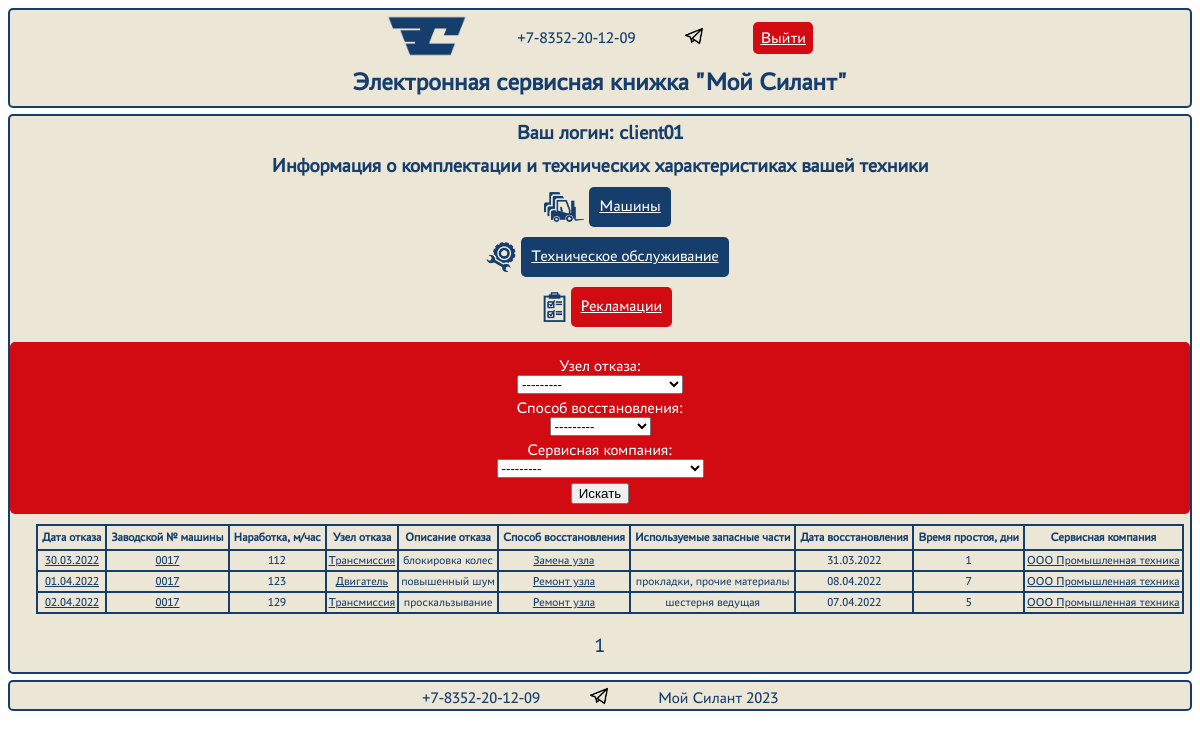
Screenshot of /silant/claims/ (signed in) with the database file from the repository.
### silant/models.py (models this page shows, shortened)
class Claim(models.Model):
    refusal_date = models.DateField(verbose_name='Дата отказа')
    operating_time = models.IntegerField(default=0, verbose_name='Наработка, м/час')
    refusal_node = models.ForeignKey(RefusalNode, on_delete=models.CASCADE, verbose_name='Узел отказа')
    refusal_description = models.TextField(max_length=1000, verbose_name='Описание отказа')
    recovery_method = models.ForeignKey(RecoveryMethod, on_delete=models.CASCADE, verbose_name='Способ восстановления')
    repair_parts = models.TextField(blank=True, max_length=1000, verbose_name='Используемые запасные части')
    recovery_date = models.DateField(verbose_name='Дата восстановления')
    downtime = models.IntegerField(default=0, verbose_name='Время простоя техники')  # вычисляется в save
    machine = models.ForeignKey(Machine, on_delete=models.CASCADE, verbose_name='Машина')
    service_company = models.ForeignKey(ServiceCompany, on_delete=models.CASCADE, verbose_name='Сервисная компания')
    def save(self, *args, **kwargs):
        self.downtime = (self.recovery_date - self.refusal_date).days   # время простоя техники в днях
        self.service_company = self.machine.service_company  # сервисная компания закреплена за каждой машиной
        super().save(*args, **kwargs)
    class Meta:
        verbose_name = 'Рекламация'
        verbose_name_plural = 'Рекламации'

class Machine(models.Model):
    number_machine = models.CharField(unique=True, max_length=255, verbose_name='Заводской номер машины')
    model_equipment = models.ForeignKey(Equipment, on_delete=models.CASCADE, verbose_name='Модель техники')
    model_engine = models.ForeignKey(Engine, on_delete=models.CASCADE, verbose_name='Модель двигателя')
    number_engine = models.CharField(max_length=255, verbose_name='Заводской номер двигателя')
    model_transmission = models.ForeignKey(Transmission, on_delete=models.CASCADE, verbose_name='Модель трансмиссии')
    number_transmission = models.CharField(max_length=255, verbose_name='Заводской номер трансмиссии')
    model_driving_axle = models.ForeignKey(DrivingAxle, on_delete=models.CASCADE, verbose_name='Модель ведущего моста')
    number_driving_axle = models.CharField(max_length=255, verbose_name='Заводской номер ведущего моста')
    model_steering_axle = models.ForeignKey(SteeringAxle, on_delete=models.CASCADE, verbose_name='Модель управляемого моста')
    number_steering_axle = models.CharField(max_length=255, verbose_name='Заводской номер управляемого моста')
    supply_contract = models.CharField(max_length=255, verbose_name='Договор поставки (номер, дата)')
    shipment_date = models.DateField(verbose_name='Дата отгрузки с завода')
    end_consumer = models.CharField(max_length=255, verbose_name='Грузополучатель (конечный потребитель)')
    shipping_address = models.CharField(max_length=255, verbose_name='Адрес поставки (эксплуатации)')
    options = models.TextField(default='Стандарт', max_length=1000, verbose_name='Комплектация (дополнительные опции)')
    client = models.ForeignKey(Client, on_delete=models.CASCADE, verbose_name='Клиент')
    service_company = models.ForeignKey(ServiceCompany, on_delete=models.CASCADE, verbose_name='Сервисная компания')
    def __str__(self):
        return f'{self.number_machine}'
    class Meta:
        verbose_name = 'Машина'
        verbose_name_plural = 'Машины'

class RefusalNode(models.Model):
    title = models.CharField(default='noname', max_length=255, verbose_name='Название')
    description = models.CharField(default='Узел отказа', max_length=255, verbose_name='Описание')
    def __str__(self):
        return f'{self.title}'
    class Meta:
        verbose_name = 'Узел отказа'
        verbose_name_plural = 'Узлы отказов'

class RecoveryMethod(models.Model):
    title = models.CharField(default='noname', max_length=255, verbose_name='Название')
    description = models.CharField(default='Способ восстановления', max_length=255, verbose_name='Описание')
    def __str__(self):
        return f'{self.title}'
    class Meta:
        verbose_name = 'Способ восстановления'
        verbose_name_plural = 'Способы восстановлений'

class ServiceCompany(models.Model):
    title = models.CharField(default='noname', max_length=255, verbose_name='Название')
    description = models.CharField(default='Сервисная компания', max_length=255, verbose_name='Описание')
    user_link = models.OneToOneField(User, on_delete=models.CASCADE, verbose_name='Пользователь')
    def __str__(self):
        return f'{self.title}'
    class Meta:
        verbose_name = 'Сервисная компания'
        verbose_name_plural = 'Сервисные компании'

### silant/views.py (the view)
# urls.py: path('claims/', ClaimList.as_view(), name='claim_list'),
class ClaimList(PermissionRequiredMixin, ListView):
    permission_required = ('silant.view_claim')  # должны быть права на просмотр
    model = Claim  # выводим информацию о рекламациях
    ordering = 'refusal_date'  # сортировка по дате отказа
    template_name = 'claims.html'  # шаблон для вывода
    context_object_name = 'claims'  # имя списка, по которому будет обращение из html-шаблона
    paginate_by = 10  # количество рекламаций на странице
    def get_queryset(self):
        user = self.request.user
        clients = Client.objects.all()
        companies = ServiceCompany.objects.all()
        users_clients = []
        users_companies = []
        queryset = Claim.objects.none()
        for client in clients:
            users_clients.append(client.user_link)
        for company in companies:
            users_companies.append(company.user_link)
        if user.is_superuser == 1 or user.is_staff == 1:
            queryset = super().get_queryset()
        elif user in users_clients:
            queryset = Claim.objects.filter(machine__client__user_link=user).order_by('refusal_date')
        elif user in users_companies:
            queryset = Claim.objects.filter(service_company__user_link=user).order_by('refusal_date')
        self.filterset = ClaimFilter(self.request.GET, queryset)  # сохраняем фильтрацию в объекте класса
        return self.filterset.qs  # возвращаем отфильтрованный список рекламаций
    def get_context_data(self, **kwargs):
        context = super().get_context_data(**kwargs)
        context['filterset'] = self.filterset  # добавляем в контекст объект фильтрации
        return context

### templates/claims.html (shortened to what this page needs)
{% extends 'flatpages/default.html' %}
{% load custom_tags %}
{% block content %}
    {% if request.user.is_authenticated %}
        <div class="user-title">
            <h2>Ваш логин: {{ request.user }}</h2>
        </div>
        <div class="user-title">
            <h2>Информация о комплектации и технических характеристиках вашей техники</h2>
        </div>
    {% endif %}
    <div class="tabs">
        {% if request.user.is_authenticated %}
            <div class="image-tab">
                <img width="40px" height="30px" src="/static/images/machine.jpg" alt="Машина">
                <a class="inactive-tab" href="/silant/machines">Машины</a>
            </div>
        {% endif %}
        {% if request.user.is_authenticated %}
            <div class="image-tab">
                <img width="30px" height="30px" src="/static/images/maintenance.jpg" alt="ТО">
                <a class="inactive-tab" href="/silant/maintenances">Техническое обслуживание</a>
            </div>
        {% endif %}
        {% if request.user.is_authenticated %}
            <div class="image-tab">
                <img height="30px" src="/static/images/claim.jpg" alt="Рекламация">
                <a class="active-tab" href="/silant/claims">Рекламации</a>
            </div>
        {% endif %}
    </div>
    <div class="form-search">
        <form action="" method="get">
            {{ filterset.form }}
            <input type="submit" value="Искать" />
        </form>
    </div>
    {% if claims %}
        <table>
            <tr>
                <th>Дата отказа</th>
                <th>Заводской № машины</th>
                <th>Наработка, м/час</th>
                <th>Узел отказа</th>
                <th>Описание отказа</th>
                <th>Способ восстановления</th>
                <th>Используемые запасные части</th>
                <th>Дата восстановления</th>
                <th>Время простоя, дни</th>
                <th>Сервисная компания</th>
            </tr>
            {% for claim in claims %}
            <tr>
                <td><a href="{% url 'claim_detail' claim.pk %}">{{ claim.refusal_date|date:'d.m.Y' }}</a></td>
                <td><a href="{% url 'machine_detail' claim.machine.pk %}">{{ claim.machine }}</a></td>
                <td>{{ claim.operating_time }}</td>
                <td><a href="{% url 'refusalnode_detail' claim.refusal_node.pk %}">{{ claim.refusal_node }}</a></td>
                <td>{{ claim.refusal_description }}</td>
                <td>
                    <a href="{% url 'recoverymethod_detail' claim.recovery_method.pk %}">
                        {{ claim.recovery_method }}
                    </a>
                </td>
                <td>{{ claim.repair_parts }}</td>
                <td>{{ claim.recovery_date|date:'d.m.Y' }}</td>
                <td>{{ claim.downtime }}</td>
                <td>
                    <a href="{% url 'servicecompany_detail' claim.service_company.pk %}">
                        {{ claim.service_company }}
                    </a>
                </td>
            </tr>
            {% endfor %}
        </table>
    {% else %}
        <div class="empty-list">
            <h2>Рекламаций с такими параметрами в базе данных не найдено!</h2>
        </div>
    {% endif %}
    <div class="pagination">
        <p>{{ page_obj.number }}</p>
    </div>
{% endblock content %}

### static/css/styles.css (style rules this page uses)
* { box-sizing: border-box; }
body { background-color: white; font-family: "PT Astra Sans Regular", Helvetica, Arial, sans-serif; color: #163E6C; }
td > a { color: #163E6C; }
h2 { font-size: 20px; padding: 0; margin: 5px; }
.form-search { margin: 10px 0 0 0; padding: 10px; background-color: #D20A11; border-radius: 5px; }
.form-search > form { display: flex; flex-direction: row; justify-content: center; align-items: center; flex-wrap: wrap; }
.form-search > form > label { color: white; margin: 0 0 0 20px; }
.form-search > form > input { margin: 0 0 0 20px; }
table { display: flex; justify-content: center; border-collapse: collapse; margin: 10px; }
th { padding: 4px; border: 2px solid #163E6C; text-align: center; font-size: 14px; }
td { padding: 2px; border: 2px solid #163E6C; text-align: center; font-size: 14px; }
.pagination { display: flex; justify-content: center; padding: 5px; margin: 5px; font-size: 20px; }
.pagination > p { margin: 5px; }
.tabs { display: flex; flex-direction: row; justify-content: center; }
.image-tab { display: flex; flex-direction: row; justify-content: center; }
.image-tab > img { margin: 10px 0 10px 20px; }
.active-tab { border-radius: 5px; padding: 7px; margin: 10px 10px 10px 5px; background-color: #D20A11; color: white; }
.inactive-tab { border-radius: 5px; padding: 7px; margin: 10px 10px 10px 5px; background-color: #163E6C; color: white; }
.user-title { display: flex; justify-content: center; }
@media screen and (max-width: 1366px) { table { width: 100%; } }
@media screen and (max-width: 1366px) { .form-search > form { display: flex; flex-direction: column; justify-content: center; align-items: center; } }
@media screen and (max-width: 1366px) { .form-search > form > label { color: white; margin: 5px 0 0 0; } }
@media screen and (max-width: 1366px) { .form-search > form > input { margin: 5px 0 0 0; } }
@media screen and (max-width: 1366px) { .tabs { display: flex; flex-direction: column; align-items: center; } }
@media screen and (max-width: 1366px) { .active-tab { margin: 5px 5px; padding: 10px; } }
@media screen and (max-width: 1366px) { .inactive-tab { margin: 5px 5px; padding: 10px; } }
@media screen and (max-width: 1366px) { th { font-size: 12px; } }
@media screen and (max-width: 1366px) { td { font-size: 12px; } }

### rows the page displays
Claim: refusal_date "30.03.2022", machine "0017", operating_time "112", refusal_node "Трансмиссия", refusal_description "блокировка колес", recovery_method "Замена узла", recovery_date "31.03.2022", downtime "1", service_company "ООО Промышленная техника"
Claim: refusal_date "01.04.2022", machine "0017", operating_time "123", refusal_node "Двигатель", refusal_description "повышенный шум", recovery_method "Ремонт узла", repair_parts "прокладки, прочие материалы", recovery_date "08.04.2022", downtime "7", service_company "ООО Промышленная техника"
Claim: refusal_date "02.04.2022", machine "0017", operating_time "129", refusal_node "Трансмиссия", refusal_description "проскальзывание", recovery_method "Ремонт узла", repair_parts "шестерня ведущая", recovery_date "07.04.2022", downtime "5", service_company "ООО Промышленная техника"

### other values shown
{{ request.user }} "client01"
{{ page_obj.number }} "1"
